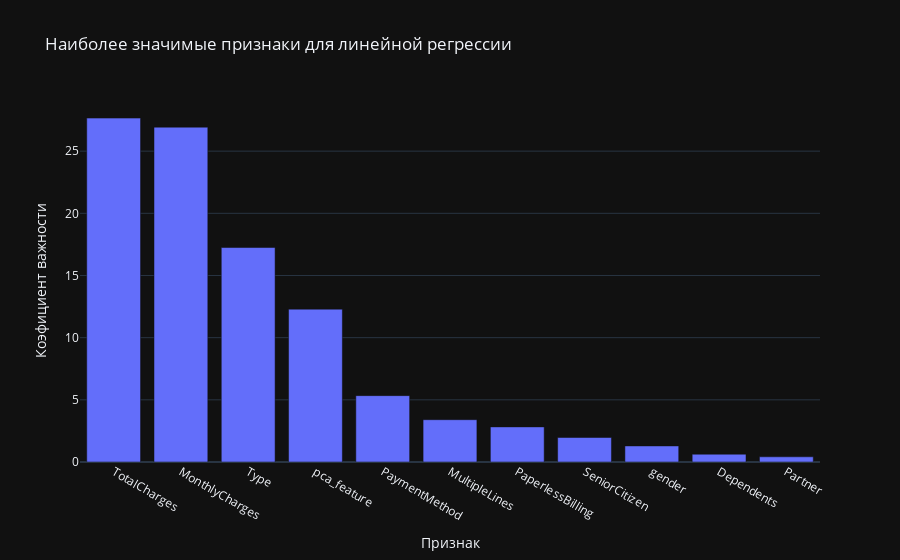

Notebook source saved alongside this figure:
### Markdown cell above
Посмотрим на важность признаков

### Code cell
feat_importances = pd.Series(cbc.feature_importances_, index=features_train.columns).sort_values(ascending=False)
fig = px.bar(feat_importances, title='Наиболее значимые признаки для линейной регрессии')

fig.update_layout(
    showlegend=False
)

fig.update_xaxes(
    title='Признак'
)

fig.update_yaxes(
    title='Коэфициент важности'
)

fig.show()

### Figure 1 — Plotly figure (JSON) as saved in the notebook; plotly's stock layout.template omitted (floating-point values rounded to 4 significant figures)
{"data": [{"alignmentgroup": "True", "hovertemplate": "variable=0<br>index=%{x}<br>value=%{y}<extra></extra>", "legendgroup": "0", "marker": {"color": "#636efa", "pattern": {"shape": ""}}, "name": "0", "offsetgroup": "0", "orientation": "v", "showlegend": true, "textposition": "auto", "x": ["TotalCharges", "MonthlyCharges", "Type", "pca_feature", "PaymentMethod", "MultipleLines", "PaperlessBilling", "SeniorCitizen", "gender", "Dependents", "Partner"], "xaxis": "x", "y": [27.66, 26.93, 17.25, 12.29, 5.337, 3.402, 2.823, 1.971, 1.293, 0.6282, 0.4173], "yaxis": "y", "type": "bar"}], "layout": {"xaxis": {"anchor": "y", "domain": [0.0, 1.0], "title": {"text": "Признак"}}, "yaxis": {"anchor": "x", "domain": [0.0, 1.0], "title": {"text": "Коэфициент важности"}}, "legend": {"title": {"text": "variable"}, "tracegroupgap": 0}, "title": {"text": "Наиболее значимые признаки для линейной регрессии"}, "barmode": "relative", "showlegend": false}}
